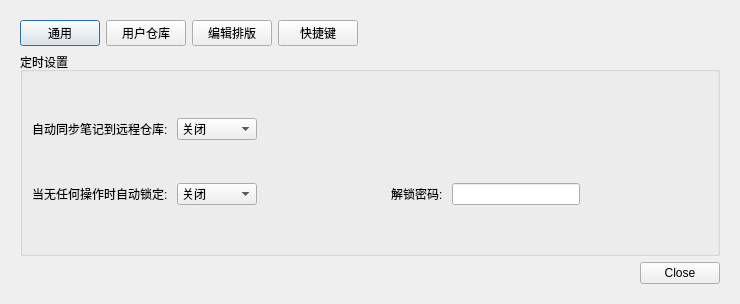
<?xml version="1.0" encoding="UTF-8"?>
<ui version="4.0">
 <class>SettingDialog</class>
 <widget class="QDialog" name="SettingDialog">
  <property name="geometry">
   <rect>
    <x>0</x>
    <y>0</y>
    <width>740</width>
    <height>304</height>
   </rect>
  </property>
  <property name="windowTitle">
   <string>Dialog</string>
  </property>
  <property name="styleSheet">
   <string notr="true"/>
  </property>
  <layout class="QVBoxLayout" name="verticalLayout_3">
   <item>
    <widget class="QWidget" name="widget_content" native="true">
     <layout class="QVBoxLayout" name="verticalLayout_2">
      <item>
       <layout class="QHBoxLayout" name="horizontalLayout">
        <item>
         <widget class="QPushButton" name="pushButton_general">
          <property name="focusPolicy">
           <enum>Qt::TabFocus</enum>
          </property>
          <property name="text">
           <string>通用</string>
          </property>
         </widget>
        </item>
        <item>
         <widget class="QPushButton" name="pushButton_accountRepo">
          <property name="text">
           <string>用户仓库</string>
          </property>
         </widget>
        </item>
        <item>
         <widget class="QPushButton" name="pushButton_edit">
          <property name="text">
           <string>编辑排版</string>
          </property>
         </widget>
        </item>
        <item>
         <widget class="QPushButton" name="pushButton_shortcuts">
          <property name="text">
           <string>快捷键</string>
          </property>
         </widget>
        </item>
        <item>
         <spacer name="horizontalSpacer">
          <property name="orientation">
           <enum>Qt::Horizontal</enum>
          </property>
          <property name="sizeHint" stdset="0">
           <size>
            <width>40</width>
            <height>20</height>
           </size>
          </property>
         </spacer>
        </item>
       </layout>
      </item>
      <item>
       <widget class="QStackedWidget" name="stackedWidget">
        <property name="styleSheet">
         <string notr="true"/>
        </property>
        <property name="currentIndex">
         <number>0</number>
        </property>
        <widget class="QWidget" name="page_0">
         <layout class="QVBoxLayout" name="verticalLayout_5">
          <property name="spacing">
           <number>0</number>
          </property>
          <property name="leftMargin">
           <number>0</number>
          </property>
          <property name="topMargin">
           <number>0</number>
          </property>
          <property name="rightMargin">
           <number>0</number>
          </property>
          <property name="bottomMargin">
           <number>0</number>
          </property>
          <item>
           <widget class="QGroupBox" name="groupBox_3">
            <property name="title">
             <string>定时设置</string>
            </property>
            <layout class="QVBoxLayout" name="verticalLayout_6">
             <item>
              <layout class="QHBoxLayout" name="horizontalLayout_2">
               <item>
                <widget class="QLabel" name="label">
                 <property name="text">
                  <string>自动同步笔记到远程仓库: </string>
                 </property>
                </widget>
               </item>
               <item>
                <widget class="QComboBox" name="comboBox_autoSynch">
                 <item>
                  <property name="text">
                   <string>关闭</string>
                  </property>
                 </item>
                 <item>
                  <property name="text">
                   <string>每5分钟</string>
                  </property>
                 </item>
                 <item>
                  <property name="text">
                   <string>每15分钟</string>
                  </property>
                 </item>
                 <item>
                  <property name="text">
                   <string>每30分钟</string>
                  </property>
                 </item>
                 <item>
                  <property name="text">
                   <string>每小时</string>
                  </property>
                 </item>
                </widget>
               </item>
               <item>
                <spacer name="horizontalSpacer_2">
                 <property name="orientation">
                  <enum>Qt::Horizontal</enum>
                 </property>
                 <property name="sizeHint" stdset="0">
                  <size>
                   <width>40</width>
                   <height>20</height>
                  </size>
                 </property>
                </spacer>
               </item>
              </layout>
             </item>
             <item>
              <layout class="QHBoxLayout" name="horizontalLayout_3">
               <item>
                <widget class="QLabel" name="label_2">
                 <property name="text">
                  <string>当无任何操作时自动锁定: </string>
                 </property>
                </widget>
               </item>
               <item>
                <widget class="QComboBox" name="comboBox_autoLock">
                 <item>
                  <property name="text">
                   <string>关闭</string>
                  </property>
                 </item>
                 <item>
                  <property name="text">
                   <string>每5分钟</string>
                  </property>
                 </item>
                 <item>
                  <property name="text">
                   <string>每15分钟</string>
                  </property>
                 </item>
                 <item>
                  <property name="text">
                   <string>每30分钟</string>
                  </property>
                 </item>
                 <item>
                  <property name="text">
                   <string>每小时</string>
                  </property>
                 </item>
                </widget>
               </item>
               <item>
                <spacer name="horizontalSpacer_10">
                 <property name="orientation">
                  <enum>Qt::Horizontal</enum>
                 </property>
                 <property name="sizeHint" stdset="0">
                  <size>
                   <width>40</width>
                   <height>20</height>
                  </size>
                 </property>
                </spacer>
               </item>
               <item>
                <widget class="QLabel" name="label_11">
                 <property name="text">
                  <string>解锁密码: </string>
                 </property>
                </widget>
               </item>
               <item>
                <widget class="QLineEdit" name="lineEdit_unlockPassword">
                 <property name="focusPolicy">
                  <enum>Qt::ClickFocus</enum>
                 </property>
                </widget>
               </item>
               <item>
                <spacer name="horizontalSpacer_3">
                 <property name="orientation">
                  <enum>Qt::Horizontal</enum>
                 </property>
                 <property name="sizeHint" stdset="0">
                  <size>
                   <width>40</width>
                   <height>20</height>
                  </size>
                 </property>
                </spacer>
               </item>
              </layout>
             </item>
            </layout>
           </widget>
          </item>
         </layout>
        </widget>
        <widget class="QWidget" name="page_1">
         <layout class="QVBoxLayout" name="verticalLayout_4">
          <property name="spacing">
           <number>0</number>
          </property>
          <property name="leftMargin">
           <number>0</number>
          </property>
          <property name="topMargin">
           <number>0</number>
          </property>
          <property name="rightMargin">
           <number>0</number>
          </property>
          <property name="bottomMargin">
           <number>0</number>
          </property>
          <item>
           <widget class="QGroupBox" name="groupBox">
            <property name="title">
             <string>仓库</string>
            </property>
            <property name="flat">
             <bool>false</bool>
            </property>
            <property name="checkable">
             <bool>false</bool>
            </property>
            <layout class="QHBoxLayout" name="horizontalLayout_4">
             <property name="leftMargin">
              <number>12</number>
             </property>
             <property name="topMargin">
              <number>12</number>
             </property>
             <property name="rightMargin">
              <number>12</number>
             </property>
             <property name="bottomMargin">
              <number>12</number>
             </property>
             <item>
              <widget class="QLabel" name="label_3">
               <property name="text">
                <string>仓库地址: </string>
               </property>
              </widget>
             </item>
             <item>
              <widget class="QLineEdit" name="lineEdit_repoUrl">
               <property name="enabled">
                <bool>true</bool>
               </property>
               <property name="focusPolicy">
                <enum>Qt::ClickFocus</enum>
               </property>
               <property name="cursorMoveStyle">
                <enum>Qt::LogicalMoveStyle</enum>
               </property>
              </widget>
             </item>
             <item>
              <spacer name="horizontalSpacer_4">
               <property name="orientation">
                <enum>Qt::Horizontal</enum>
               </property>
               <property name="sizeHint" stdset="0">
                <size>
                 <width>40</width>
                 <height>20</height>
                </size>
               </property>
              </spacer>
             </item>
            </layout>
           </widget>
          </item>
          <item>
           <widget class="QGroupBox" name="groupBox_2">
            <property name="title">
             <string>安全凭证</string>
            </property>
            <layout class="QVBoxLayout" name="verticalLayout">
             <item>
              <layout class="QHBoxLayout" name="horizontalLayout_5">
               <item>
                <widget class="QLabel" name="label_4">
                 <property name="text">
                  <string>登录用户: </string>
                 </property>
                </widget>
               </item>
               <item>
                <widget class="QLineEdit" name="lineEdit_username">
                 <property name="focusPolicy">
                  <enum>Qt::ClickFocus</enum>
                 </property>
                </widget>
               </item>
               <item>
                <spacer name="horizontalSpacer_5">
                 <property name="orientation">
                  <enum>Qt::Horizontal</enum>
                 </property>
                 <property name="sizeHint" stdset="0">
                  <size>
                   <width>40</width>
                   <height>20</height>
                  </size>
                 </property>
                </spacer>
               </item>
              </layout>
             </item>
             <item>
              <layout class="QHBoxLayout" name="horizontalLayout_6">
               <item>
                <widget class="QLabel" name="label_5">
                 <property name="text">
                  <string>登录密码: </string>
                 </property>
                </widget>
               </item>
               <item>
                <widget class="QLineEdit" name="lineEdit_password">
                 <property name="focusPolicy">
                  <enum>Qt::ClickFocus</enum>
                 </property>
                 <property name="text">
                  <string/>
                 </property>
                </widget>
               </item>
               <item>
                <spacer name="horizontalSpacer_6">
                 <property name="orientation">
                  <enum>Qt::Horizontal</enum>
                 </property>
                 <property name="sizeHint" stdset="0">
                  <size>
                   <width>40</width>
                   <height>20</height>
                  </size>
                 </property>
                </spacer>
               </item>
              </layout>
             </item>
            </layout>
            <zorder>lineEdit_username</zorder>
            <zorder></zorder>
            <zorder></zorder>
           </widget>
          </item>
         </layout>
        </widget>
        <widget class="QWidget" name="page_2">
         <layout class="QVBoxLayout" name="verticalLayout_7">
          <item>
           <widget class="QGroupBox" name="groupBox_4">
            <property name="title">
             <string>文字</string>
            </property>
            <layout class="QVBoxLayout" name="verticalLayout_8">
             <item>
              <layout class="QHBoxLayout" name="horizontalLayout_7">
               <item>
                <widget class="QLabel" name="label_6">
                 <property name="text">
                  <string>字体: </string>
                 </property>
                </widget>
               </item>
               <item>
                <widget class="QFontComboBox" name="fontComboBox"/>
               </item>
               <item>
                <spacer name="horizontalSpacer_7">
                 <property name="orientation">
                  <enum>Qt::Horizontal</enum>
                 </property>
                 <property name="sizeHint" stdset="0">
                  <size>
                   <width>40</width>
                   <height>20</height>
                  </size>
                 </property>
                </spacer>
               </item>
               <item>
                <widget class="QLabel" name="label_7">
                 <property name="text">
                  <string>字号: </string>
                 </property>
                </widget>
               </item>
               <item>
                <widget class="QComboBox" name="comboBox_fontSize">
                 <item>
                  <property name="text">
                   <string>9</string>
                  </property>
                 </item>
                 <item>
                  <property name="text">
                   <string>10</string>
                  </property>
                 </item>
                 <item>
                  <property name="text">
                   <string>11</string>
                  </property>
                 </item>
                 <item>
                  <property name="text">
                   <string>12</string>
                  </property>
                 </item>
                 <item>
                  <property name="text">
                   <string>13</string>
                  </property>
                 </item>
                 <item>
                  <property name="text">
                   <string>14</string>
                  </property>
                 </item>
                 <item>
                  <property name="text">
                   <string>16</string>
                  </property>
                 </item>
                 <item>
                  <property name="text">
                   <string>18</string>
                  </property>
                 </item>
                 <item>
                  <property name="text">
                   <string>24</string>
                  </property>
                 </item>
                 <item>
                  <property name="text">
                   <string>36</string>
                  </property>
                 </item>
                 <item>
                  <property name="text">
                   <string>48</string>
                  </property>
                 </item>
                 <item>
                  <property name="text">
                   <string>64</string>
                  </property>
                 </item>
                 <item>
                  <property name="text">
                   <string>72</string>
                  </property>
                 </item>
                 <item>
                  <property name="text">
                   <string>96</string>
                  </property>
                 </item>
                 <item>
                  <property name="text">
                   <string>144</string>
                  </property>
                 </item>
                 <item>
                  <property name="text">
                   <string>288</string>
                  </property>
                 </item>
                </widget>
               </item>
              </layout>
             </item>
            </layout>
           </widget>
          </item>
         </layout>
        </widget>
        <widget class="QWidget" name="page_3">
         <layout class="QVBoxLayout" name="verticalLayout_12">
          <item>
           <widget class="QGroupBox" name="groupBox_5">
            <property name="title">
             <string/>
            </property>
            <layout class="QHBoxLayout" name="horizontalLayout_8" stretch="0,0,0,0,0">
             <property name="spacing">
              <number>0</number>
             </property>
             <property name="leftMargin">
              <number>0</number>
             </property>
             <property name="topMargin">
              <number>0</number>
             </property>
             <property name="rightMargin">
              <number>0</number>
             </property>
             <property name="bottomMargin">
              <number>0</number>
             </property>
             <item>
              <spacer name="horizontalSpacer_8">
               <property name="orientation">
                <enum>Qt::Horizontal</enum>
               </property>
               <property name="sizeHint" stdset="0">
                <size>
                 <width>40</width>
                 <height>20</height>
                </size>
               </property>
              </spacer>
             </item>
             <item>
              <layout class="QVBoxLayout" name="verticalLayout_10">
               <property name="spacing">
                <number>0</number>
               </property>
               <item>
                <widget class="QLabel" name="label_8">
                 <property name="maximumSize">
                  <size>
                   <width>16777215</width>
                   <height>21</height>
                  </size>
                 </property>
                 <property name="text">
                  <string>新建笔记:   </string>
                 </property>
                 <property name="alignment">
                  <set>Qt::AlignRight|Qt::AlignTrailing|Qt::AlignVCenter</set>
                 </property>
                </widget>
               </item>
               <item>
                <widget class="QLabel" name="label_9">
                 <property name="maximumSize">
                  <size>
                   <width>16777215</width>
                   <height>21</height>
                  </size>
                 </property>
                 <property name="text">
                  <string>锁定本应用窗口:   </string>
                 </property>
                 <property name="alignment">
                  <set>Qt::AlignRight|Qt::AlignTrailing|Qt::AlignVCenter</set>
                 </property>
                </widget>
               </item>
               <item>
                <widget class="QLabel" name="label_10">
                 <property name="maximumSize">
                  <size>
                   <width>16777215</width>
                   <height>21</height>
                  </size>
                 </property>
                 <property name="text">
                  <string>剪切整个屏幕:   </string>
                 </property>
                 <property name="alignment">
                  <set>Qt::AlignRight|Qt::AlignTrailing|Qt::AlignVCenter</set>
                 </property>
                </widget>
               </item>
              </layout>
             </item>
             <item>
              <layout class="QVBoxLayout" name="verticalLayout_9">
               <property name="spacing">
                <number>0</number>
               </property>
               <property name="topMargin">
                <number>0</number>
               </property>
               <item>
                <widget class="QKeySequenceEdit" name="keySequenceEdit_newNote">
                 <property name="focusPolicy">
                  <enum>Qt::ClickFocus</enum>
                 </property>
                </widget>
               </item>
               <item>
                <widget class="QKeySequenceEdit" name="keySequenceEdit_newNote_2">
                 <property name="focusPolicy">
                  <enum>Qt::ClickFocus</enum>
                 </property>
                </widget>
               </item>
               <item>
                <widget class="QKeySequenceEdit" name="keySequenceEdit_newNote_3">
                 <property name="focusPolicy">
                  <enum>Qt::ClickFocus</enum>
                 </property>
                </widget>
               </item>
              </layout>
             </item>
             <item>
              <layout class="QVBoxLayout" name="verticalLayout_11">
               <property name="spacing">
                <number>0</number>
               </property>
               <property name="leftMargin">
                <number>4</number>
               </property>
               <item>
                <widget class="QLabel" name="label_defaultNewNote">
                 <property name="maximumSize">
                  <size>
                   <width>16777215</width>
                   <height>21</height>
                  </size>
                 </property>
                 <property name="font">
                  <font>
                   <pointsize>10</pointsize>
                  </font>
                 </property>
                 <property name="text">
                  <string>默认</string>
                 </property>
                </widget>
               </item>
               <item>
                <widget class="QLabel" name="label_defaultNewNote_2">
                 <property name="maximumSize">
                  <size>
                   <width>16777215</width>
                   <height>21</height>
                  </size>
                 </property>
                 <property name="font">
                  <font>
                   <pointsize>10</pointsize>
                  </font>
                 </property>
                 <property name="text">
                  <string>默认</string>
                 </property>
                </widget>
               </item>
               <item>
                <widget class="QLabel" name="label_defaultNewNote_3">
                 <property name="maximumSize">
                  <size>
                   <width>16777215</width>
                   <height>21</height>
                  </size>
                 </property>
                 <property name="font">
                  <font>
                   <pointsize>10</pointsize>
                  </font>
                 </property>
                 <property name="text">
                  <string>默认</string>
                 </property>
                </widget>
               </item>
              </layout>
             </item>
             <item>
              <spacer name="horizontalSpacer_9">
               <property name="orientation">
                <enum>Qt::Horizontal</enum>
               </property>
               <property name="sizeHint" stdset="0">
                <size>
                 <width>40</width>
                 <height>20</height>
                </size>
               </property>
              </spacer>
             </item>
            </layout>
           </widget>
          </item>
         </layout>
        </widget>
        <widget class="QWidget" name="page_4"/>
        <widget class="QWidget" name="page_5"/>
       </widget>
      </item>
      <item>
       <widget class="QDialogButtonBox" name="buttonBox">
        <property name="focusPolicy">
         <enum>Qt::NoFocus</enum>
        </property>
        <property name="standardButtons">
         <set>QDialogButtonBox::Close</set>
        </property>
        <property name="centerButtons">
         <bool>false</bool>
        </property>
       </widget>
      </item>
     </layout>
    </widget>
   </item>
  </layout>
 </widget>
 <resources/>
 <connections>
  <connection>
   <sender>buttonBox</sender>
   <signal>rejected()</signal>
   <receiver>SettingDialog</receiver>
   <slot>reject()</slot>
   <hints>
    <hint type="sourcelabel">
     <x>369</x>
     <y>399</y>
    </hint>
    <hint type="destinationlabel">
     <x>369</x>
     <y>209</y>
    </hint>
   </hints>
  </connection>
 </connections>
</ui>
